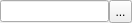
<?xml version="1.0" encoding="UTF-8"?>
<ui version="4.0">
 <class>HotKeyEdit</class>
 <widget class="QWidget" name="HotKeyEdit">
  <property name="geometry">
   <rect>
    <x>0</x>
    <y>0</y>
    <width>132</width>
    <height>22</height>
   </rect>
  </property>
  <property name="windowTitle">
   <string>Form</string>
  </property>
  <layout class="QHBoxLayout" name="horizontalLayout_2">
   <property name="spacing">
    <number>0</number>
   </property>
   <property name="margin">
    <number>0</number>
   </property>
   <item>
    <widget class="QLineEdit" name="edHotkey">
     <property name="enabled">
      <bool>true</bool>
     </property>
     <property name="readOnly">
      <bool>true</bool>
     </property>
    </widget>
   </item>
   <item>
    <widget class="QToolButton" name="btEditMode">
     <property name="minimumSize">
      <size>
       <width>23</width>
       <height>23</height>
      </size>
     </property>
     <property name="maximumSize">
      <size>
       <width>23</width>
       <height>23</height>
      </size>
     </property>
     <property name="text">
      <string>...</string>
     </property>
     <property name="icon">
      <iconset resource="protimer.qrc">
       <normaloff>:/res/coelho/configure.png</normaloff>:/res/coelho/configure.png</iconset>
     </property>
     <property name="iconSize">
      <size>
       <width>14</width>
       <height>14</height>
      </size>
     </property>
     <property name="checkable">
      <bool>true</bool>
     </property>
    </widget>
   </item>
  </layout>
 </widget>
 <resources>
  <include location="protimer.qrc"/>
 </resources>
 <connections/>
</ui>
